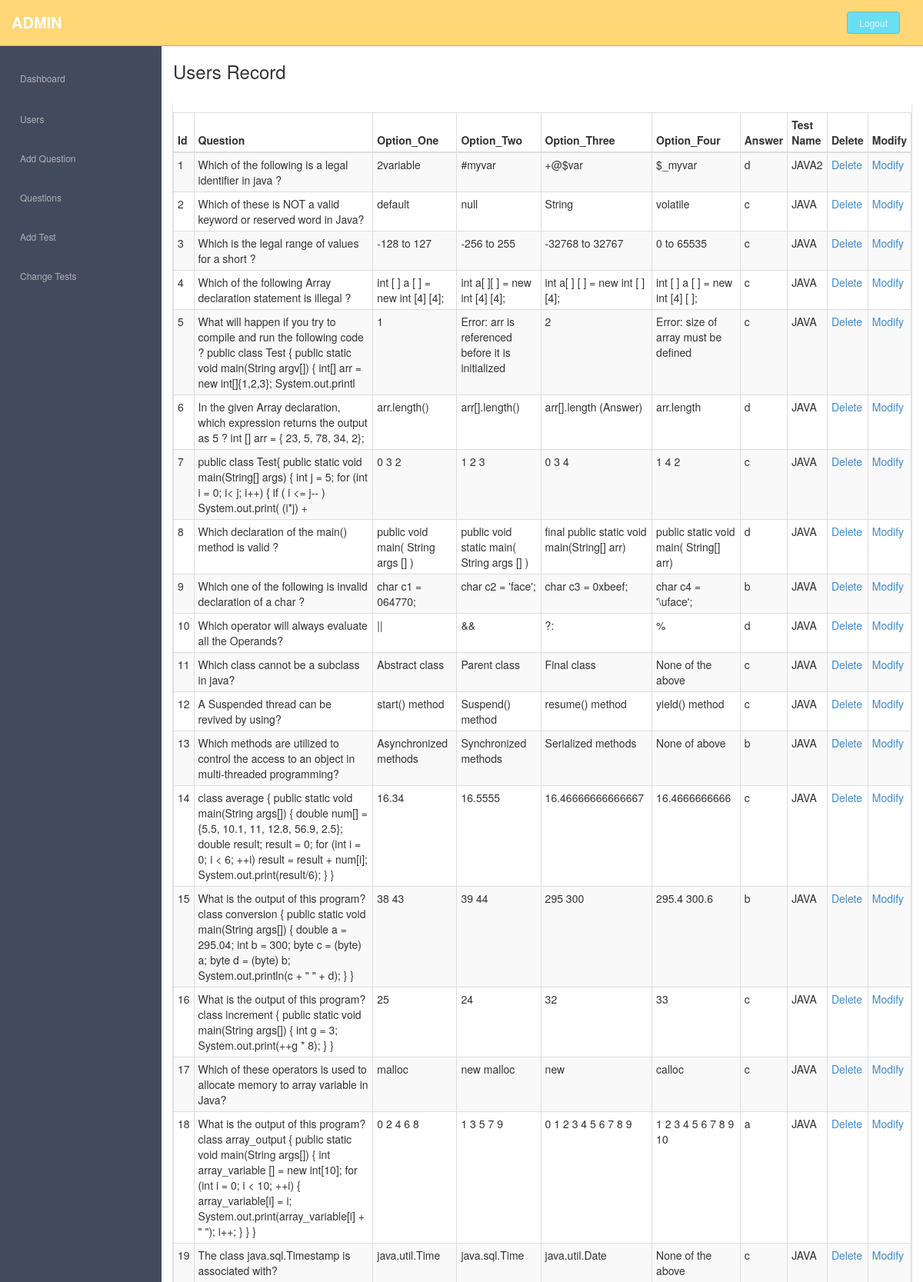
The page /admin/questions.php (upper part) on the database its author committed.
### tables this page shows
CREATE TABLE `questions` (
  `question_id` int(11) NOT NULL,
  `question` varchar(500) NOT NULL,
  `option_1` varchar(100) NOT NULL,
  `option_2` varchar(100) NOT NULL,
  `option_3` varchar(100) NOT NULL,
  `option_4` varchar(100) NOT NULL,
  `answer` varchar(100) NOT NULL,
  `test_id` varchar(15) NOT NULL
);

CREATE TABLE `testinfo` (
  `test_id` int(11) NOT NULL,
  `test_name` varchar(10) NOT NULL,
  `status` varchar(10) NOT NULL
);

### admin/questions.php (the view, shortened to what this page needs)
<?php
include('head.php');
require_once('../database.php');
$query = 'select * from questions';
$statement = $db->prepare($query);
$statement->execute();
$questions = $statement->fetchAll();
?>
  <body>
  <section id="container" >
       <?php
include('include/topbar.php');
			include('include/sidebar.php');
			?>
      <section id="main-content">
          <section class="wrapper">
          	<h3>Users Record</h3>
		  		<div class="row mt">
			  		<div class="col-lg-12">
                      <div class="content-panel">
                          <section id="unseen">
                            <table class="table table-bordered table-striped table-condensed">
                              <thead>
                              <tr>
                                  <th>Id</th>
                                  <th>Question</th>
                                  <th class="numeric">Option_One</th>
                                  <th class="numeric">Option_Two</th>
                                  <th class="numeric">Option_Three</th>
                                  <th class="numeric">Option_Four</th>
                                  <th class="numeric">Answer</th>
                                  <th class="numeric">Test Name</th>
                                  <th class="numeric">Delete</th>
						    <th class="numeric">Modify</th>
                              </tr>
                              </thead>
                              <tbody>
					<?php
					foreach($questions as $que){
					?>
                                 <tr>
                                  <td> <?php echo $que['question_id']; ?> </td>
                                  <td><?php echo $que['question']; ?></td>
                                  <td class="numeric"><?php echo $que['option_1']; ?></td>
                                  <td class="numeric"><?php echo $que['option_2']; ?></td>
                                  <td class="numeric"><?php echo $que['option_3']; ?></td>
                                  <td class="numeric"><?php echo $que['option_4']; ?></td>
						    <td class="numeric"><?php echo $que['answer']; ?></td>
						    													     <?php
		$id = $que['test_id'];
        $query1 = 'select * from testInfo where test_id = :id';
        $statement1 = $db->prepare($query1);
	   $statement1->bindValue(':id', $id);
        $statement1->execute();
        $test = $statement1->fetch();
        ?>
						      <td class="numeric"><?php echo $test['test_name']; ?></td>
                                  <td class="numeric"><a href="deleteQue.php?qid=<?php echo $que['question_id']; ?> &testid=<?php echo $que['test_id']; ?>">Delete</a></td>
                                  <td class="numeric"><a href="modifyQue.php?qid=<?php echo $que['question_id']; ?> &testid=<?php echo $que['test_id']; ?>">Modify</a></td>
                              </tr>
						<?php
} ?>
                           </tbody>
                          </table>
                          </section>
                  </div>
               </div>
		  	</div>
		</section><! --/wrapper -->
      </section>
  </section>
  </body>
</html>

### admin/assets/css/style.css (style rules this page uses)
body { color: #797979; background: #f2f2f2; font-family: 'Ruda', sans-serif; padding: 0px !important; margin: 0px !important; font-size:13px; }
a, a:hover, a:focus { text-decoration: none; outline: none; }
#container { width: 100%; height: 100%; }
.mt { margin-top: 25px; }
#main-content { margin-left: 210px; }
.wrapper { display: inline-block; margin-top: 60px; padding-left: 15px; padding-right: 15px; padding-bottom: 15px; padding-top: 0px; width: 100%; }
.content-panel { background: #ffffff; box-shadow: 0px 3px 2px #aab2bd; padding-top: 15px; padding-bottom: 5px; }

### rows shown on the page
questions: question_id "1", question "Which of the following is a legal identifier in java ?", option_1 "2variable", option_2 "#myvar", option_3 "+@$var", option_4 "$_myvar", answer "d", testinfo.test_name "JAVA2"
questions: question_id "2", question "Which of these is NOT a valid keyword or reserved word in Java?", option_1 "default", option_2 "null", option_3 "String", option_4 "volatile", answer "c", testinfo.test_name "JAVA"
questions: question_id "3", question "Which is the legal range of values for a short ?", option_1 "-128 to 127", option_2 "-256 to 255", option_3 "-32768 to 32767", option_4 "0 to 65535", answer "c", testinfo.test_name "JAVA"
questions: question_id "4", question "Which of the following Array declaration statement is illegal ?", option_1 "int [ ] a [ ] = new int [4] [4];", option_2 "int a[ ][ ] = new int [4] [4];", option_3 "int a[ ] [ ] = new int [ ] [4];", option_4 "int [ ] a [ ] = new int [4] [ ];", answer "c", testinfo.test_name "JAVA"
questions: question_id "5", question "What will happen if you try to compile and run the following code ? public class Test { public static void main(String argv[]) { int[] arr = new int[]{1,2,3}; System.out.printl", option_1 "1", option_2 "Error: arr is referenced before it is initialized", option_3 "2", option_4 "Error: size of array must be defined", answer "c", testinfo.test_name "JAVA"
questions: question_id "6", question "In the given Array declaration, which expression returns the output as 5 ? int [] arr = { 23, 5, 78, 34, 2};", option_1 "arr.length()", option_2 "arr[].length()", option_3 "arr[].length (Answer)", option_4 "arr.length", answer "d", testinfo.test_name "JAVA"
questions: question_id "7", question "public class Test{ public static void main(String[] args) { int j = 5; for (int i = 0; i< j; i++) { if ( i <= j-- ) System.out.print( (i*j) +", option_1 "0 3 2", option_2 "1 2 3", option_3 "0 3 4", option_4 "1 4 2", answer "c", testinfo.test_name "JAVA"
questions: question_id "8", question "Which declaration of the main() method is valid ?", option_1 "public void main( String args [] )", option_2 "public void static main( String args [] )", option_3 "final public static void main(String[] arr)", option_4 "public static void main( String[] arr)", answer "d", testinfo.test_name "JAVA"
questions: question_id "9", question "Which one of the following is invalid declaration of a char ?", option_1 "char c1 = 064770;", option_2 "char c2 = 'face';", option_3 "char c3 = 0xbeef;", option_4 "char c4 = '\\uface';", answer "b", testinfo.test_name "JAVA"
questions: question_id "10", question "Which operator will always evaluate all the Operands?", option_1 "||", option_2 "&&", option_3 "?:", option_4 "%", answer "d", testinfo.test_name "JAVA"
questions: question_id "11", question "Which class cannot be a subclass in java?", option_1 "Abstract class", option_2 "Parent class", option_3 "Final class", option_4 "None of the above", answer "c", testinfo.test_name "JAVA"
questions: question_id "12", question "A Suspended thread can be revived by using?", option_1 "start() method", option_2 "Suspend() method", option_3 "resume() method", option_4 "yield() method", answer "c", testinfo.test_name "JAVA"
questions: question_id "13", question "Which methods are utilized to control the access to an object in multi-threaded programming?", option_1 "Asynchronized methods", option_2 "Synchronized methods", option_3 "Serialized methods", option_4 "None of above", answer "b", testinfo.test_name "JAVA"
questions: question_id "14", question "class average { public static void main(String args[]) { double num[] = {5.5, 10.1, 11, 12.8, 56.9, 2.5}; double result; result = 0; for (int i = 0; i < 6; ++i) result = result + num[i]; System.out.print(result/6); } }", option_1 "16.34", option_2 "16.5555", option_3 "16.46666666666667", option_4 "16.4666666666", answer "c", testinfo.test_name "JAVA"
questions: question_id "15", question "What is the output of this program? class conversion { public static void main(String args[]) { double a = 295.04; int b = 300; byte c = (byte) a; byte d = (byte) b; System.out.println(c + \" \" + d); } }", option_1 "38 43", option_2 "39 44", option_3 "295 300", option_4 "295.4 300.6", answer "b", testinfo.test_name "JAVA"
questions: question_id "16", question "What is the output of this program? class increment { public static void main(String args[]) { int g = 3; System.out.print(++g * 8); } }", option_1 "25", option_2 "24", option_3 "32", option_4 "33", answer "c", testinfo.test_name "JAVA"
questions: question_id "17", question "Which of these operators is used to allocate memory to array variable in Java?", option_1 "malloc", option_2 "new malloc", option_3 "new", option_4 "calloc", answer "c", testinfo.test_name "JAVA"
questions: question_id "18", question "What is the output of this program? class array_output { public static void main(String args[]) { int array_variable [] = new int[10]; for (int i = 0; i < 10; ++i) { array_variable[i] = i; System.out.print(array_variable[i] + \" \"); i++; } } }", option_1 "0 2 4 6 8", option_2 "1 3 5 7 9", option_3 "0 1 2 3 4 5 6 7 8 9", option_4 "1 2 3 4 5 6 7 8 9 10", answer "a", testinfo.test_name "JAVA"
questions: question_id "19", question "The class java.sql.Timestamp is associated with?", option_1 "java.util.Time", option_2 "java.sql.Time", option_3 "java.util.Date", option_4 "None of the above", answer "c", testinfo.test_name "JAVA"
